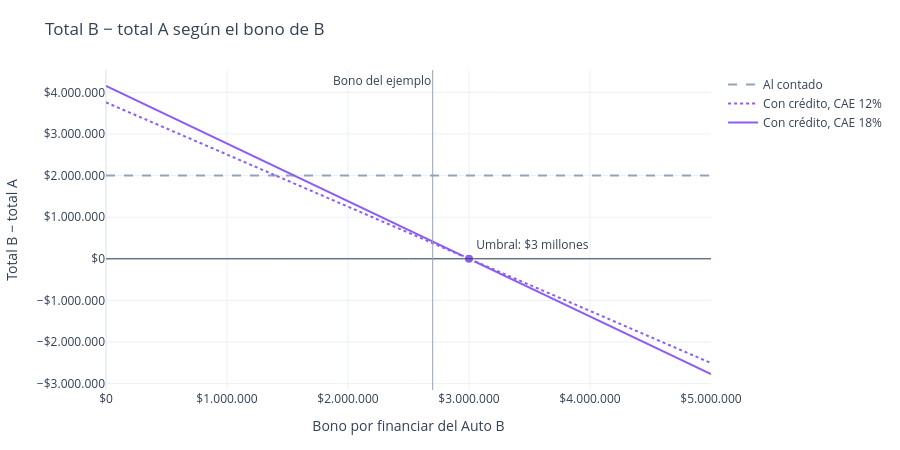

Notebook source saved alongside this figure:
### Code cell
bonos_b = np.linspace(0, 5_000_000, 51)

fig = go.Figure()
fig.add_scatter(x=bonos_b, y=np.full_like(bonos_b, b.precio_contado - a.precio_contado), name="Al contado",
                line=dict(color=GRIS, width=2, dash="dash"), hovertemplate="%{y:$,.0f}")
for cae, dash in [(0.12, "dot"), (0.18, "solid")]:
    fig.add_scatter(x=bonos_b, y=total_credito(b.precio_contado, bonos_b, cae) - total_credito(a.precio_contado, a.bono, cae),
                    name=f"Con crédito, CAE {cae:.0%}", line=dict(color=VIOLETA, width=2, dash=dash),
                    hovertemplate="%{y:$,.0f}")
fig.add_hline(y=0, line=dict(color=TINTA, width=1))
fig.add_vline(x=b.bono, line=dict(color=GRIS, width=1), annotation_text="Bono del ejemplo", annotation_position="top left")
fig.add_scatter(x=[umbral_cerrado], y=[0], mode="markers+text", text=["Umbral: " + millones(umbral_cerrado, 0)],
                textposition="top right", marker=dict(color=VIOLETA, size=10, line=dict(color="white", width=2)),
                showlegend=False, hoverinfo="skip")
fig.update_xaxes(tickformat="$,.0f")
fig.update_yaxes(tickformat="$,.0f")
estilo(fig, "Total B − total A según el bono de B", "Bono por financiar del Auto B", "Total B − total A")
